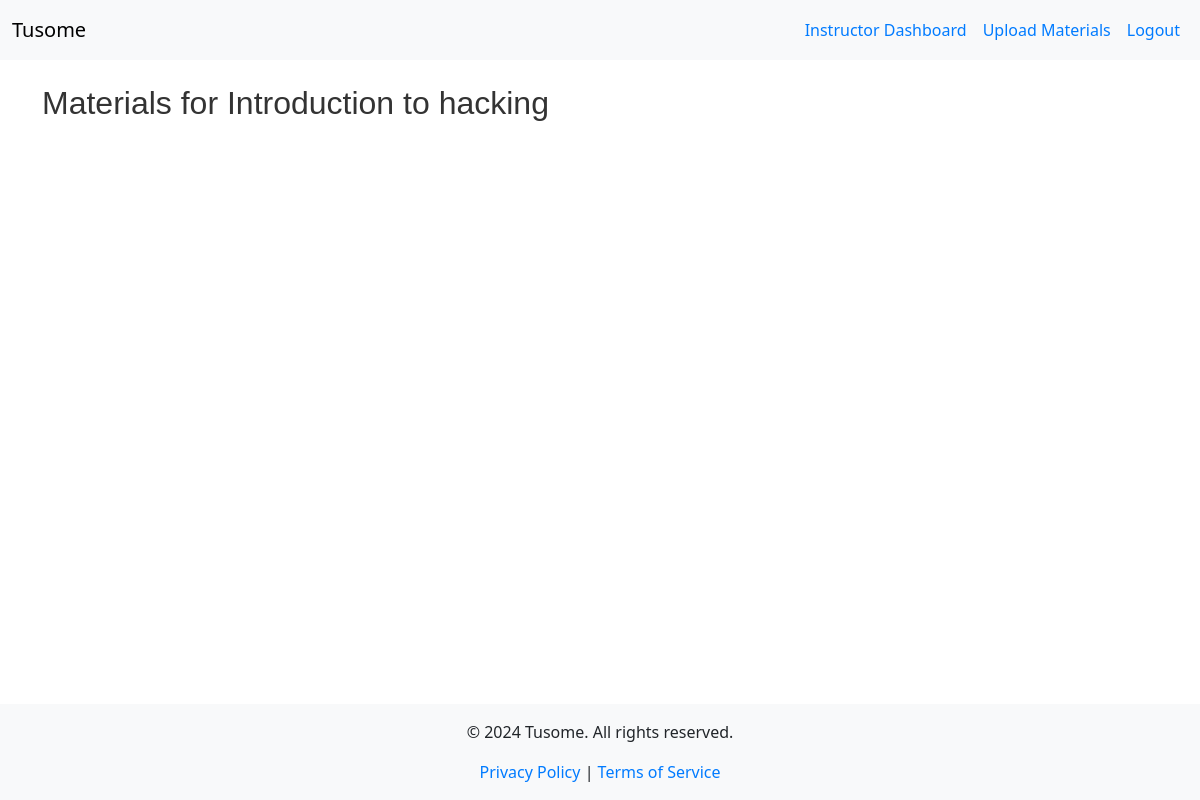
The app's page /view_course_materials/1 (signed in), older data.
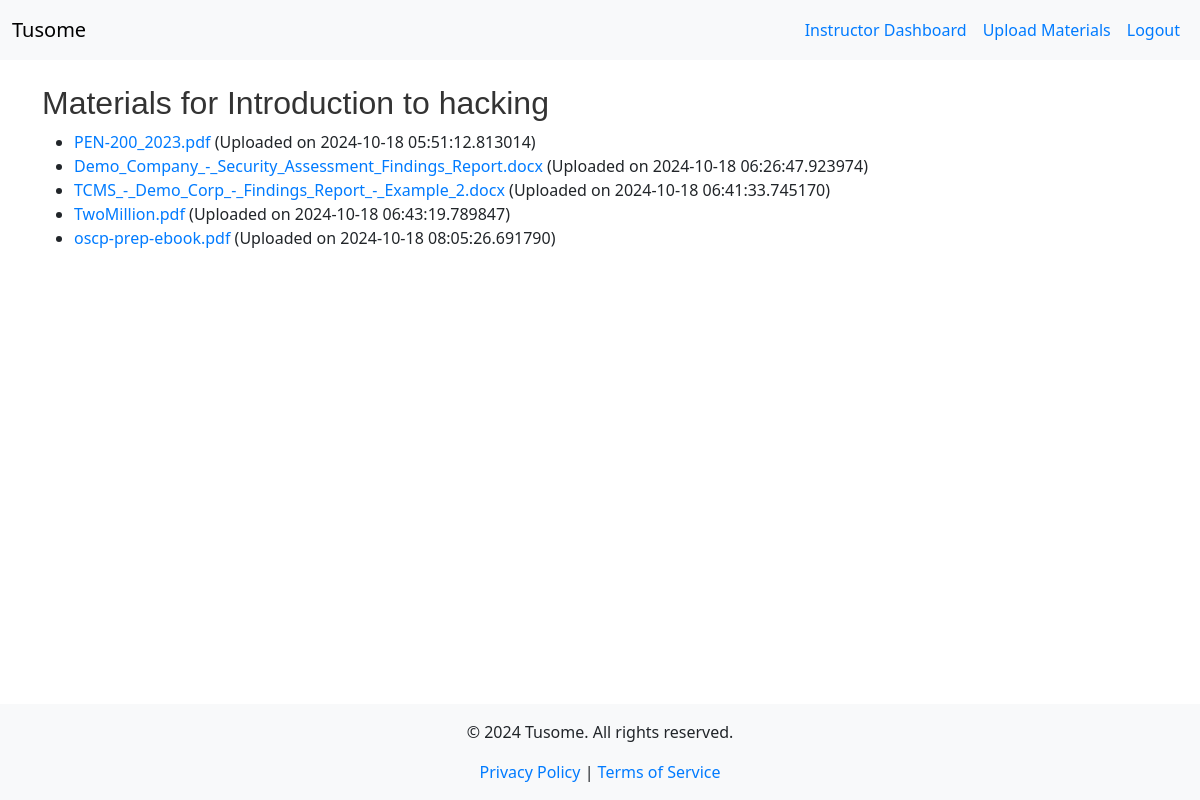
The same page, newer data.
### models.py (models this page shows)
class Course(db.Model):
    id = db.Column(db.Integer, primary_key=True)
    title = db.Column(db.String(200), nullable=False)
    description = db.Column(db.Text, nullable=False)
    is_featured = db.Column(db.Boolean, default=False)
    instructor_id = db.Column(db.Integer, db.ForeignKey('instructor.id'), nullable=False)
    instructor = db.relationship('Instructor', back_populates='courses')
    lessons = db.relationship('Lesson', back_populates='course', lazy=True)
    quizzes = db.relationship('Quiz', back_populates='course', lazy=True)
    materials = db.relationship('CourseMaterial', back_populates='course', lazy=True)
    enrollments = db.relationship('Enrollment', back_populates='course', lazy=True)
    submissions = db.relationship('Submission', back_populates='course', lazy=True)

class CourseMaterial(db.Model):
    id = db.Column(db.Integer, primary_key=True)
    filename = db.Column(db.String(100), nullable=False)
    course_id = db.Column(db.Integer, db.ForeignKey('course.id'), nullable=False)
    upload_date = db.Column(db.DateTime, default=datetime.utcnow)
    course = db.relationship('Course', back_populates='materials')

### app.py (the view)
@app.route('/view_course_materials/<int:course_id>')
@login_required
def view_course_materials(course_id):
    materials = CourseMaterial.query.filter_by(course_id=course_id).all()
    course = Course.query.get_or_404(course_id)
    return render_template('view_course_materials.html', materials=materials, course=course)

### app.py (called while the page is built)
@app.context_processor
def inject_current_year():
    return {'current_year': datetime.utcnow().year}

@login_manager.user_loader
def load_user(user_id):
    return User.query.get(int(user_id))

@app.context_processor
def inject_roleenum():
    return dict(RoleEnum=RoleEnum)

### templates/view_course_materials.html
{% extends "base.html" %}
{% block content %}
  <h2>Materials for {{ course.title }}</h2>
  <ul>
    {% for material in materials %}
      <li>
        <a href="{{ url_for('static', filename='uploads/' + material.filename) }}">{{ material.filename }}</a> (Uploaded on {{ material.upload_date }})
      </li>
    {% endfor %}
  </ul>
{% endblock %}

### templates/base.html (shortened to what this page needs)
<!DOCTYPE html>
<html lang="en">
<head>
    <link href="https://cdn.jsdelivr.net/npm/bootstrap@5.3.0/dist/css/bootstrap.min.css" rel="stylesheet">
    <link rel="stylesheet" href="{{ url_for('static', filename='css/style.css') }}">
</head>
<body>
    <div id="wrapper" class="d-flex flex-column min-vh-100">
        <nav class="navbar navbar-expand-lg navbar-light bg-light">
          <div class="container-fluid">
            <a class="navbar-brand" href="{{ url_for('index') }}">Tusome</a>
            <div class="collapse navbar-collapse" id="navbarNav">
              <ul class="navbar-nav ms-auto">
                {% if current_user.is_authenticated %}
                  {% if current_user.role == RoleEnum.ADMIN %}
                    <li class="nav-item">
                      <a class="nav-link" href="{{ url_for('admin_dashboard') }}">Admin Dashboard</a>
                    </li>
                    <li class="nav-item">
                      <a class="nav-link" href="{{ url_for('manage_users') }}">Manage Users</a>
                    </li>
                  {% elif current_user.role == RoleEnum.INSTRUCTOR %}
                    <li class="nav-item">
                      <a class="nav-link" href="{{ url_for('instructor_dashboard') }}">Instructor Dashboard</a>
                    </li>
                    <li class="nav-item">
                      <a class="nav-link" href="{{ url_for('upload_material') }}">Upload Materials</a>
                    </li>
                  {% endif %}
                  <li class="nav-item">
                    <a class="nav-link" href="{{ url_for('logout') }}">Logout</a>
                  </li>
                {% endif %}
              </ul>
            </div>
          </div>
        </nav>
        <div class="container mt-4" id="content">
          {% block content %}{% endblock %}
        </div>
        <footer class="bg-light text-center">
          <div class="container">
            <p>&copy; {{ current_year }} Tusome. All rights reserved.</p>
            <a href="{{ url_for('privacy_policy') }}">Privacy Policy</a> |
            <a href="{{ url_for('terms_of_service') }}">Terms of Service</a>
          </div>
        </footer>
    </div>
</body>
</html>

### static/css/style.css (style rules this page uses)
h1, h2, h3 { color: #333; font-family: 'Arial', sans-serif; }
a { color: #007BFF; text-decoration: none; }
.nav-link { padding: 10px; color: #007BFF; transition: color 0.3s; }
html, body { height: 100%; margin: 0; }
body { display: flex; flex-direction: column; }
#wrapper { display: flex; flex-direction: column; min-height: 100vh; }
#content { flex: 1; }
footer { background-color: #f8f9fa; padding: 1rem 0; }

### templates/base.html (style rules this page uses)
html, body { height: 100%; margin: 0; }
body { display: flex; flex-direction: column; }
#content { flex: 1; }
footer { background-color: #f8f9fa; padding: 1rem 0; }

Row changes from the older to the newer data that the page shows:
added CourseMaterial: filename "PEN-200_2023.pdf", upload_date "2024-10-18 05:51:12.813014"
added CourseMaterial: filename "Demo_Company_-_Security_Assessment_Findings_Report.docx", upload_date "2024-10-18 06:26:47.923974"
added CourseMaterial: filename "TCMS_-_Demo_Corp_-_Findings_Report_-_Example_2.docx", upload_date "2024-10-18 06:41:33.745170"
added CourseMaterial: filename "TwoMillion.pdf", upload_date "2024-10-18 06:43:19.789847"
added CourseMaterial: filename "oscp-prep-ebook.pdf", upload_date "2024-10-18 08:05:26.691790"
